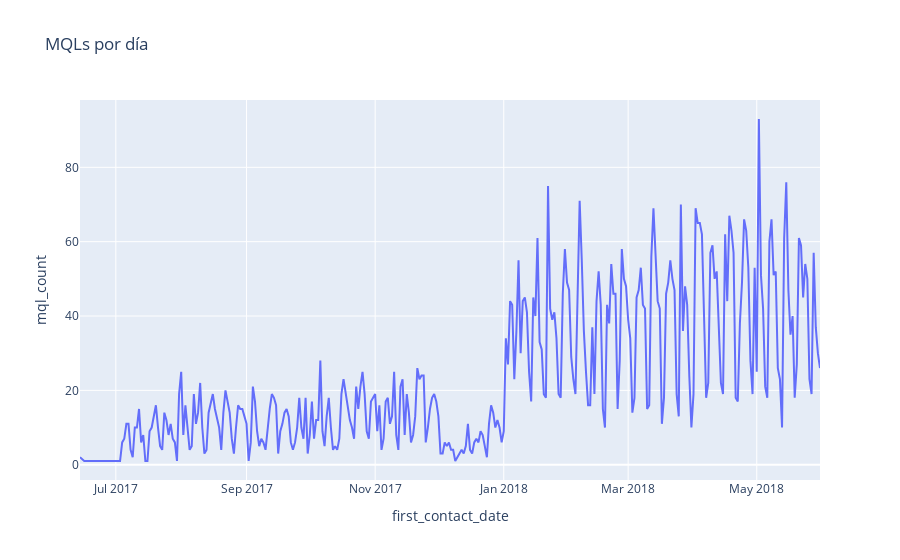

Notebook cell for this chart:
### Code cell
px.line(mql_daily_series, x='first_contact_date', y='mql_count', title='MQLs por día')

### Figure 1 — Plotly figure (JSON) as saved in the notebook; plotly's stock layout.template omitted (floating-point values rounded to 4 significant figures; data arrays with more than 128 entries replaced by an {"elided": "..."} marker saying what was removed)
{"data": [{"hovertemplate": "first_contact_date=%{x}<br>mql_count=%{y}<extra></extra>", "legendgroup": "", "line": {"color": "#636efa", "dash": "solid"}, "marker": {"symbol": "circle"}, "mode": "lines", "name": "", "orientation": "v", "showlegend": false, "type": "scatter", "x": {"elided": "336 str values"}, "xaxis": "x", "y": {"elided": "336 int values"}, "yaxis": "y"}], "layout": {"legend": {"tracegroupgap": 0}, "title": {"text": "MQLs por día"}, "xaxis": {"anchor": "y", "domain": [0, 1], "title": {"text": "first_contact_date"}}, "yaxis": {"anchor": "x", "domain": [0, 1], "title": {"text": "mql_count"}}}}
